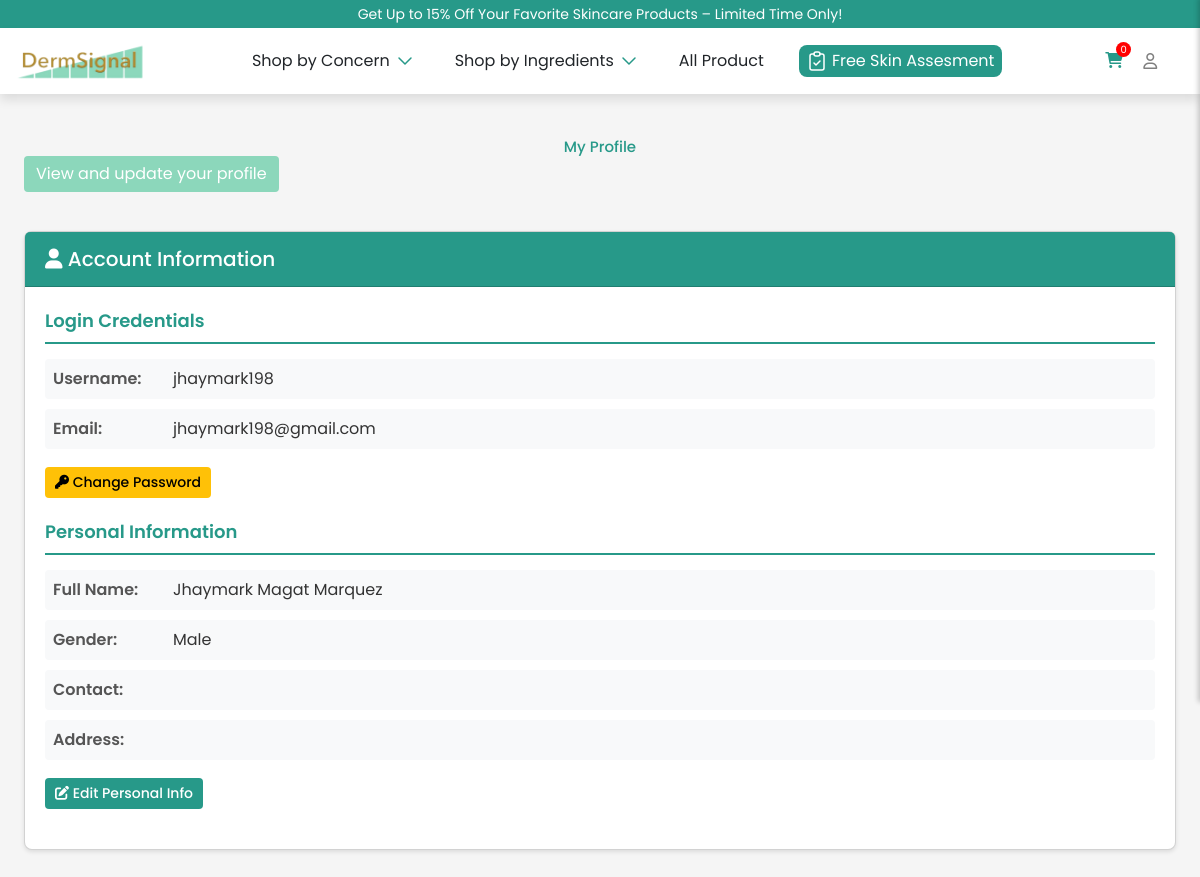
The app's page /components/profile.php (signed in) with its own data.
### tables this page shows
CREATE TABLE `tbl_account` (
  `ac_id` int(11) NOT NULL,
  `ac_username` varchar(255) NOT NULL,
  `ac_email` varchar(400) NOT NULL,
  `ac_password` varchar(255) NOT NULL,
  `role_id` int(11) NOT NULL,
  `account_status_id` int(11) NOT NULL DEFAULT 1
);

CREATE TABLE `tbl_account_details` (
  `ac_id` int(11) NOT NULL,
  `first_name` varchar(100) NOT NULL,
  `middle_name` varchar(100) DEFAULT NULL,
  `last_name` varchar(100) NOT NULL,
  `gender` enum('Male','Female','Other') DEFAULT NULL,
  `contact` varchar(15) DEFAULT NULL,
  `address` text DEFAULT NULL
);

### components/profile.php (the view, shortened to what this page needs)
<?php
require_once("../backend/config/config.php");
$acc_id = $_SESSION["user_id"];
$details_query = "SELECT ta.ac_id, ta.ac_username, ta.ac_email,
                  td.first_name, td.middle_name, td.last_name,
                  td.contact, td.gender, td.address
                  FROM tbl_account ta
                  INNER JOIN tbl_account_details td ON ta.ac_id = td.ac_id
                  WHERE ta.ac_id = ?";
$details_stmt = $conn->prepare($details_query);
$details_stmt->bind_param("i", $acc_id);
$details_stmt->execute();
$details_result = $details_stmt->get_result();
$account_details = $details_result->fetch_assoc();
?>
<!DOCTYPE html>
<html lang="en">
<head>
  <link href="https://cdnjs.cloudflare.com/ajax/libs/font-awesome/6.5.1/css/all.min.css" rel="stylesheet">
  <link rel="stylesheet" href="../styles/bootsrap5-min.css">
  <link rel="stylesheet" href="../styles/card-general.css">
</head>
<body>
  <?php include "./header-profile.php" ?>
  <div class="container-fluid px-4">
    <h1 class="mt-4">My Profile</h1>
    <ol class="breadcrumb mb-4">
      <li class="breadcrumb-item active">View and update your profile</li>
    </ol>
    <div class="row">
      <div class="col-md-8">
        <div class="card mb-4">
          <div class="card-header bg-primary" style="background-color: rgb(39,153,137) !important;">
            <h5 class="text-white mb-0"><i class="fas fa-user"></i> Account Information</h5>
          </div>
          <div class="card-body">
            <div class="profile-section">
              <div class="section-title">Login Credentials</div>
              <div class="info-row">
                <span class="info-label">Username:</span>
                <span class="info-value"><?= htmlspecialchars($account_details['ac_username']) ?></span>
              </div>
              <?php if (!empty($account_details['ac_email'])): ?>
                <div class="info-row">
                  <span class="info-label">Email:</span>
                  <span class="info-value"><?= htmlspecialchars($account_details['ac_email']) ?></span>
                </div>
              <?php endif; ?>
              <button class="btn btn-sm btn-warning mt-2" onclick="openPasswordModal()">
                <i class="fas fa-key"></i> Change Password
              </button>
            </div>
            <div class="profile-section">
              <div class="section-title">Personal Information</div>
              <div class="info-row">
                <span class="info-label">Full Name:</span>
                <span class="info-value">
                  <?= htmlspecialchars($account_details['first_name']) ?>
                  <?= htmlspecialchars($account_details['middle_name'] ?? '') ?>
                  <?= htmlspecialchars($account_details['last_name']) ?>
                </span>
              </div>
              <div class="info-row">
                <span class="info-label">Gender:</span>
                <span class="info-value"><?= htmlspecialchars($account_details['gender'] ?? 'Not specified') ?></span>
              </div>
              <div class="info-row">
                <span class="info-label">Contact:</span>
              </div>
              <div class="info-row">
                <span class="info-label">Address:</span>
              </div>
              <button class="btn btn-sm btn-primary mt-2" onclick="openPersonalModal()" style="background-color: rgb(39,153,137); border: none;">
                <i class="fas fa-edit"></i> Edit Personal Info
              </button>
            </div>
          </div>
        </div>
      </div>
    </div>
  </div>
  <?php
  if ((!empty($_SESSION["user_id"]))) {
    include "cart.php";
  }
  ?>
</body>
</html>

### styles/card-general.css (style rules this page uses)
* { margin: 0; padding: 0; box-sizing: border-box; font-family: "Poppins", sans-serif; }

### styles/general-styles.css (style rules this page uses)
* { font-family: sans-serif; padding: 0; box-sizing: border-box; font-family: 'Poppins', sans-serif; margin: 0; }
body { overflow-x: hidden; transition: transform .5s; }
:root { --background-color: rgb(39,153,137) }
button { cursor: pointer; }
.active { background-color: #8cd7bb; }
h1 { font-size: 20px; }

### styles/dropdown.css (style rules this page uses)
h1 { font-size: 20px; white-space: nowrap; margin-bottom: 20px; color: var(--background-color); }
li { cursor: pointer; color: black !important; margin-bottom: 15px; }

### styles/login-signup-popup.css (style rules this page uses)
h1 { margin: 20px 0px 30px 0px; text-align: center; }
span { color: rgb(39,153,137); text-decoration: underline; cursor: pointer; }

### styles/profile-hover.css (style rules this page uses)
.fa-user { position: relative; display: inline-block; cursor: pointer; }

### styles/cart.css (style rules this page uses)
h1 { margin: 0 !important; font-size: 15px }

### components/profile.php (style rules this page uses)
body { font-family: -apple-system, BlinkMacSystemFont, "Segoe UI", Roboto, "Helvetica Neue", Arial, sans-serif; background-color: #f5f5f5; margin: 0; padding: 0; }
.profile-section { margin-bottom: 20px; }
.section-title { font-size: 18px; font-weight: 600; margin-bottom: 15px; color: rgb(39, 153, 137); border-bottom: 2px solid rgb(39, 153, 137); padding-bottom: 8px; }
.info-row { display: flex; margin-bottom: 10px; padding: 8px; border-radius: 4px; background: #f8f9fa; }
.info-label { font-weight: 600; min-width: 120px; color: #555; text-decoration: none; }
.info-value { color: #333; text-decoration: none; }
.container-fluid { padding: 20px; max-width: 1400px; margin: 0 auto; }
.card { background: white; border-radius: 8px; box-shadow: 0 2px 4px rgba(0, 0, 0, 0.1); margin-bottom: 20px; }
.card-header { padding: 15px 20px; border-radius: 8px 8px 0 0; }
.card-body { padding: 20px; }
.btn { padding: 8px 16px; border-radius: 4px; border: none; cursor: pointer; font-weight: 500; transition: all 0.3s; }
.btn-primary { background-color: rgb(39, 153, 137); color: white; }
.btn-warning { background-color: #ffc107; color: #000; }
.btn-sm { padding: 5px 10px; font-size: 14px; }
.mt-2 { margin-top: 8px; }
.mt-4 { margin-top: 24px; }
.mb-4 { margin-bottom: 24px; }
.row { display: flex; flex-wrap: wrap; margin: 0 -12px; }
.col-md-8 { flex: 0 0 100%; max-width: 100%; padding: 0 12px; }
h1 { color: #333; font-size: 32px; margin-bottom: 8px; }
.breadcrumb { background-color: transparent; padding: 0; margin-bottom: 20px; list-style: none; }
.breadcrumb-item { display: inline-block; color: white !important; padding: 6px 12px; border-radius: 4px; }
.breadcrumb-item.active { color: #495057; }

### records on screen
tbl_account: ac_username "jhaymark198", ac_email "jhaymark198@gmail.com", tbl_account_details.first_name "Jhaymark", tbl_account_details.middle_name "Magat", tbl_account_details.last_name "Marquez", tbl_account_details.gender "Male"

### other values on screen
$data['CountItems'] "0"
